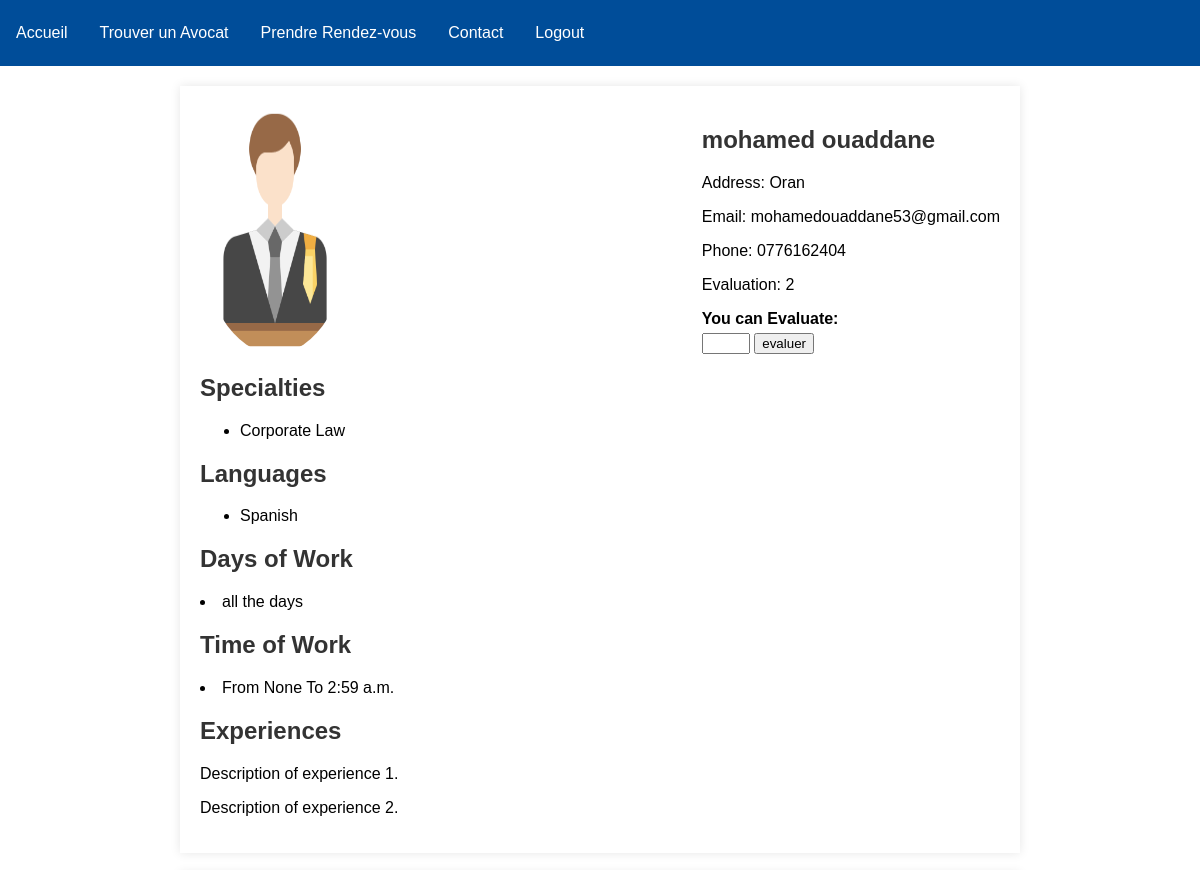
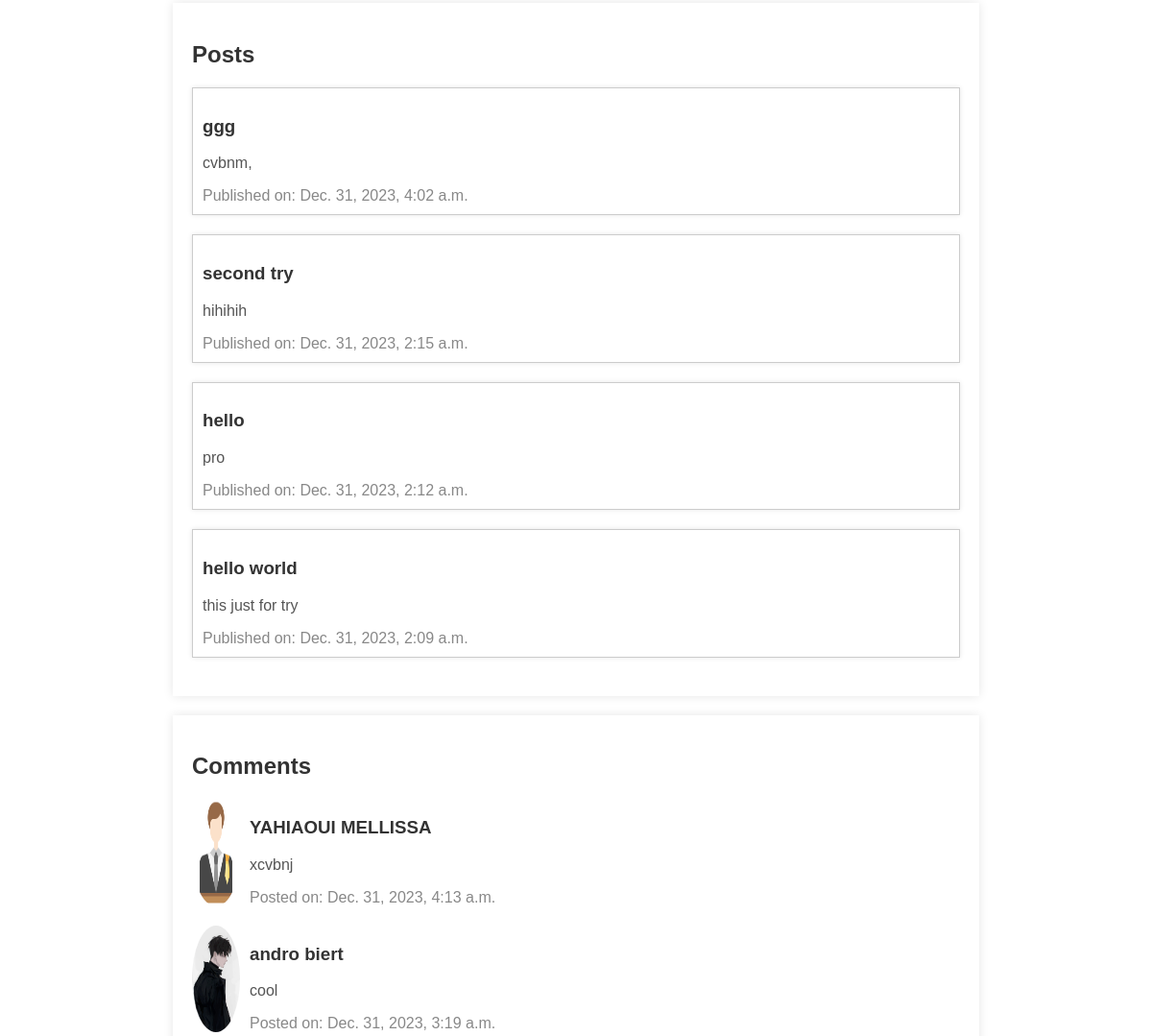
The page /profile/5/ (signed in, upper part) on the database as committed earlier (2 pictures, top to bottom).
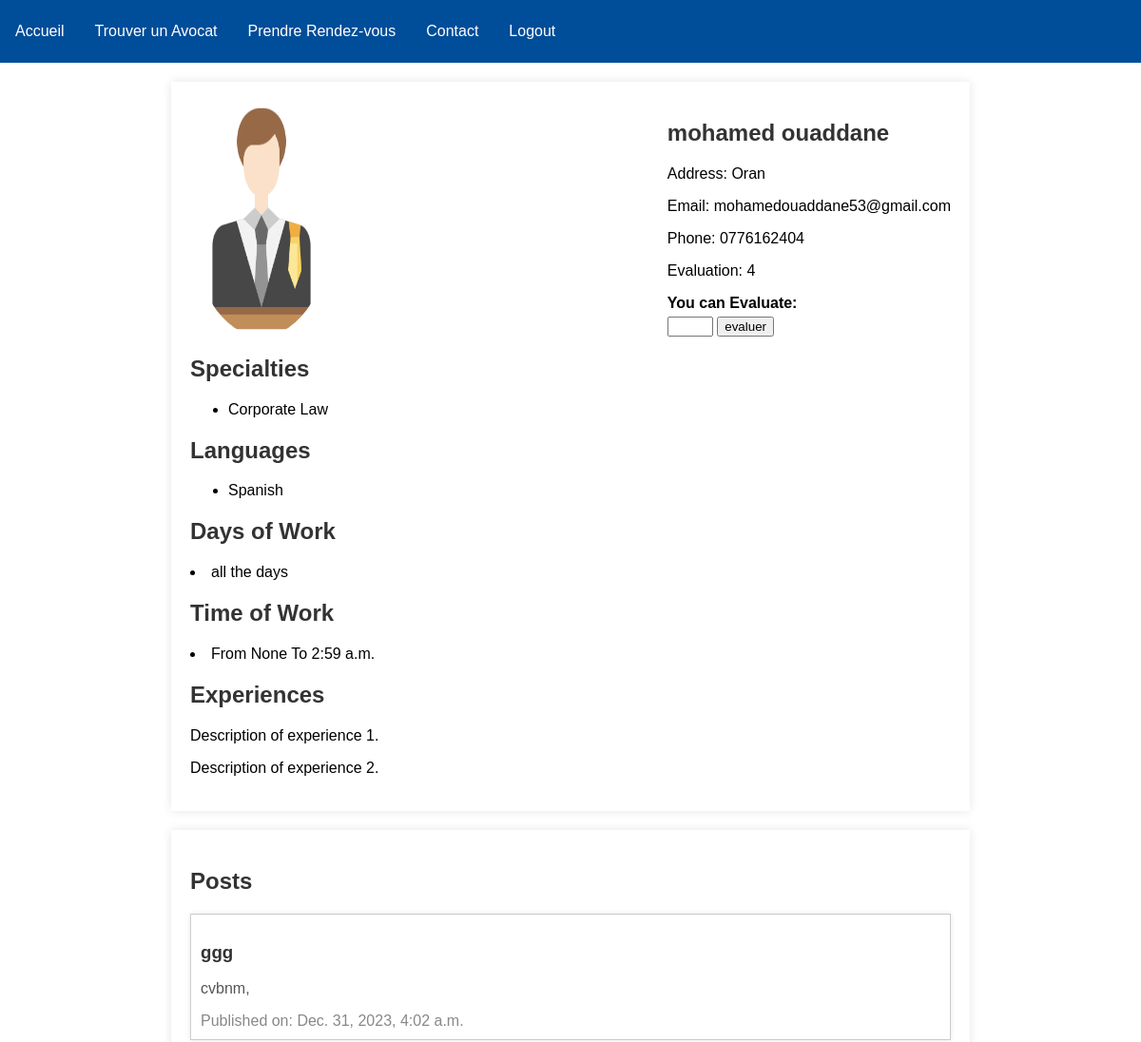
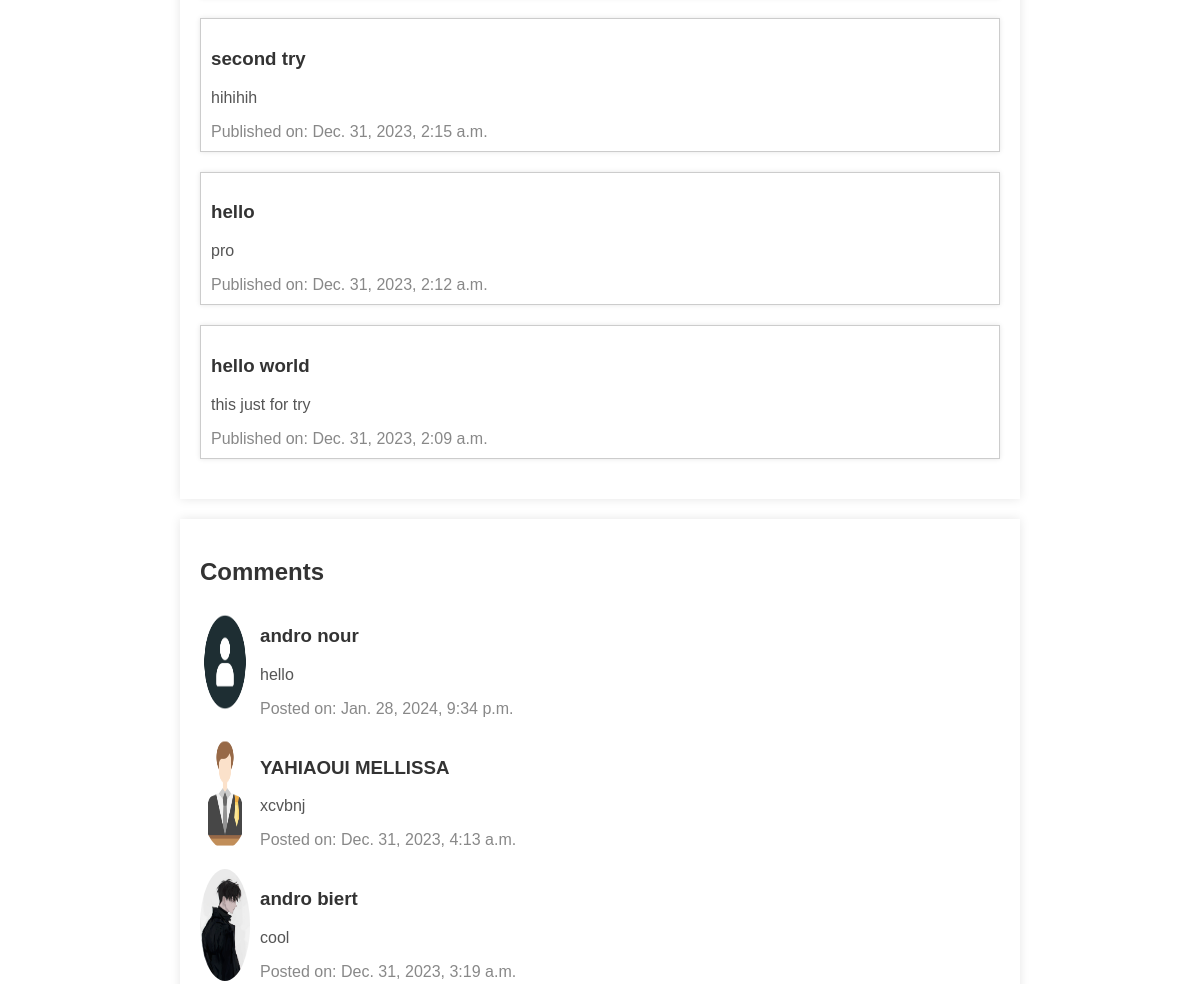
The same page on the database as committed later (2 pictures, top to bottom).
### avocat/models.py (models this page shows, shortened)
class PhoneNumbers(models.Model):
    phoneNumber = models.CharField(max_length=20)
    coordonnees = models.ForeignKey(Coordonnees,related_name='phonenumbers', on_delete=models.CASCADE)
    def __str__(self):
        return self.phoneNumber
    class Meta:
        db_table = 'phoneNumbers'

class Avocat(models.Model):
    user = models.OneToOneField(User, on_delete=models.CASCADE)
    firstName = models.CharField(max_length=100)
    lastName = models.CharField(max_length=100)
    adresse = models.CharField(max_length=100)
    mapsAdr = models.CharField(null=True,default='',max_length=1000)
    coordonnees = models.ForeignKey(Coordonnees, on_delete=models.CASCADE , null=True)
    experienceWork = models.DateField(null=True)
    specialitees = models.ManyToManyField(Specialite, through='AvocatSpecialitePrice', related_name='avocats', blank=True,null=True)
    langues = models.ManyToManyField(Langues, blank=True , null=True)
    dateWork = models.CharField(null=True, default='all the days',max_length=200)
    timeWorkStart = models.TimeField(null=True)
    timeWorkEnd = models.TimeField(null=True)
    evaluationStar = models.IntegerField(null=True , default=0)
    photo = models.ImageField( null=True, blank=True , default='avatar.png')  # Add this line for the photo
    class Meta:
        db_table = 'avocat'

class Specialite(models.Model):
    title = models.CharField(max_length=200)
    description = models.TextField(blank=True, null=True)
    class Meta:
        db_table = 'specialite'

class Langues(models.Model):
    langue = models.CharField(max_length = 100)
    def __str__(self):
        return self.langue
    class Meta:
        db_table = 'langues'

class Post(models.Model):
    host = models.ForeignKey(Avocat, on_delete=models.CASCADE)
    dateTimePub = models.DateTimeField(auto_now_add=True)
    title = models.CharField(max_length=300)
    content = models.TextField(null=True)
    class Meta:
        db_table = 'posts'

class Comment(models.Model):
    avocat = models.ForeignKey(Avocat , on_delete = models.CASCADE)
    host = models.ForeignKey(Visitor, on_delete=models.CASCADE)
    dateTimePub = models.DateTimeField(auto_now_add=True)
    content = models.TextField()
    class Meta:
        db_table = 'comment'

class Visitor(models.Model):
    user = models.OneToOneField(User,on_delete=models.CASCADE)
    firstName = models.CharField(max_length=20)
    lastName = models.CharField(max_length=20,null=True)
    photo = models.ImageField( null=True, blank=True , default='visitor.png' )
    class Meta:
        db_table = 'visitor'

class Coordonnees(models.Model):
    email= models.CharField(max_length=200)
    class Meta:
        db_table = 'coordonnees'

### avocat/views.py (the view)
# urls.py: path('profile/<str:pk>/',views.profile,name="profile"),
def profile(request,pk):
    avocat = get_object_or_404(Avocat, id=pk)
    specialitees =avocat.specialitees.all()
    langues = avocat.langues.all()
    phone_numbers = PhoneNumbers.objects.filter(coordonnees=avocat.coordonnees)
    posts = Post.objects.filter(host= avocat).order_by('-dateTimePub')
    comments = Comment.objects.filter(avocat=avocat).order_by('-dateTimePub')
    rendezVousList = RendezVous.objects.filter(avocat=avocat)
    daysOfWork = avocat.dateWork
    timeWorkStart = avocat.timeWorkStart
    timeWorkEnd = avocat.timeWorkEnd
    form = PostForm()
    context = {
     'avocat':avocat ,
     'specialitees' : specialitees,
     'langues': langues ,
     'phone_numbers':phone_numbers,
     'posts':posts,
     'comments':comments,
      'form': form,
      'rendezVousList':rendezVousList ,
      'daysOfWork':daysOfWork ,
      'timeWorkStart':timeWorkStart,
      'timeWorkEnd':timeWorkEnd ,
     }
    return render(request,'avocat/profile.html',context)

### avocat/forms.py
class PostForm(forms.ModelForm):
    class Meta:
        model = Post
        fields = ['title', 'content']

### avocat/templates/avocat/profile.html (shortened to what this page needs)
{%extends 'main.html'%}
{% load static %}
{%block content %}
    <section>
        <div class="profile-info">
            <img src="{% if avocat.photo and avocat.photo.url|default:'' %}{{ avocat.photo.url }}{% else %}{% static 'images/avatar.png' %}{% endif %}" alt="{{ avocat.firstName }}'s profile picture">
            <div class="profile-details">
                <h2>{{avocat.firstName}} {{avocat.lastName}}</h2>
                <p>Address: {{avocat.adresse}}</p>
                <p>Email: {{avocat.coordonnees.email}}</p>
                {%for phone in phone_numbers%}
                <p>Phone: {{phone}}</p>
                {%endfor%}
                <p>Evaluation:
                {{avocat.evaluationStar}}
                  </p>
            {%if request.user == avocat.user %}
             <a href="{% url 'updateAvocatProfile' avocat.id %}" style="height: 100%; width:max-content ; background:rgb(239, 89, 89) ; border-radius:5%">Update Avocat Profile</a>
             <a href="{% url 'delete' avocat.id %}" style="height: 100%; width:max-content ; background:rgb(239, 89, 89) ; border-radius:5%">Delete</a>
             {%else %}
             <form action="{%url 'evaluate'  avocat.id  %}" method="post">
             <label for="evaluationStar">You can Evaluate: </label>
             <input type="number" name="evaluationStar" id="evaluationStar" min="0" max="5" required>
             <input type="submit" value="evaluer">
            </form>
            {%endif%}
            </div>
        </div>
        <div class="specialties">
            <h2>Specialties</h2>
            <ul>
                {%for specialitee in specialitees%}
                <li>{{specialitee.title}}</li>
                {%endfor%}
            </ul>
        </div>
        <div class="languages">
            <h2>Languages</h2>
            <ul>
                {%for langue in langues%}
                <li>{{langue}}</li>
                {%endfor%}
            </ul>
        </div>
        <div class="Days of Work">
            <h2>Days of Work</h2>
                <li>{{daysOfWork}}</li>
        </div>
        <div class="Time of works">
            <h2>Time of Work </h2>
                <li>From {{timeWorkStart}} To {{timeWorkEnd}}</li>
        </div>
        <div class="experiences">
            <h2>Experiences</h2>
            <p>Description of experience 1.</p>
            <p>Description of experience 2.</p>
        </div>
    </section>
    <section class="posts">
        <h2>Posts</h2>
        {%for post in posts%}
        <div class="post">
            <h3>{{post.title}}</h3>
            <p>{{post.content}}</p>
            <span class="post-date">Published on: {{post.dateTimePub}}</span>
        </div>
     {%endfor%}
    </section>
    <section class="comments">
        <h2>Comments</h2>
        {%for comment in comments%}
        <div class="comment">
            <img src="{{comment.host.photo.url}}" alt="Commenter Avatar">
            <div class="comment-content">
                <h3>{{comment.host.firstName}} {{comment.host.lastName}}</h3>
                <p>{{comment.content}}</p>
                <span class="comment-date">Posted on: {{comment.dateTimePub}}</span>
            </div>
        </div>
        {%endfor%}
    </section>
{% endblock content %}

Rows that differ between the two databases and show on the page:
changed Avocat "mohamed": evaluationStar "2" → "4"
added Comment: host.photo (picture), host.firstName "andro", host.lastName "nour", content "hello", dateTimePub "Jan. 28, 2024, 9:34 p.m."
